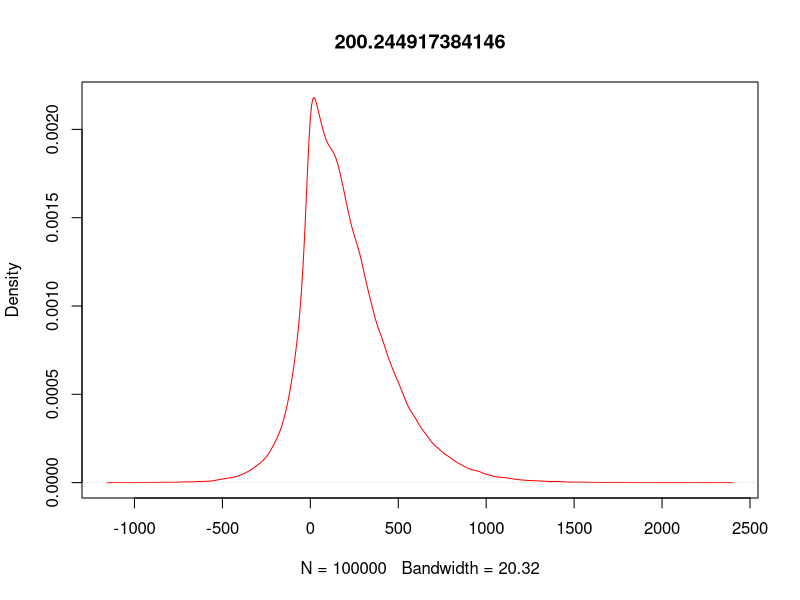

R code for this plot:
suppressMessages(library(dplyr))


n = 100000
mu1 <- 20
sigma1 <- 11
mu2 <- 10
sigma2 <- 10

data<-rnorm(n = n, mu1, sigma1) * rnorm(n = n, mu2, sigma2) 
plot(density(data), col = "red", 
     main = data %>% mean()
     )

# hist(data, probability = T, breaks = 20)

# %>% hist(.,probability = T)
